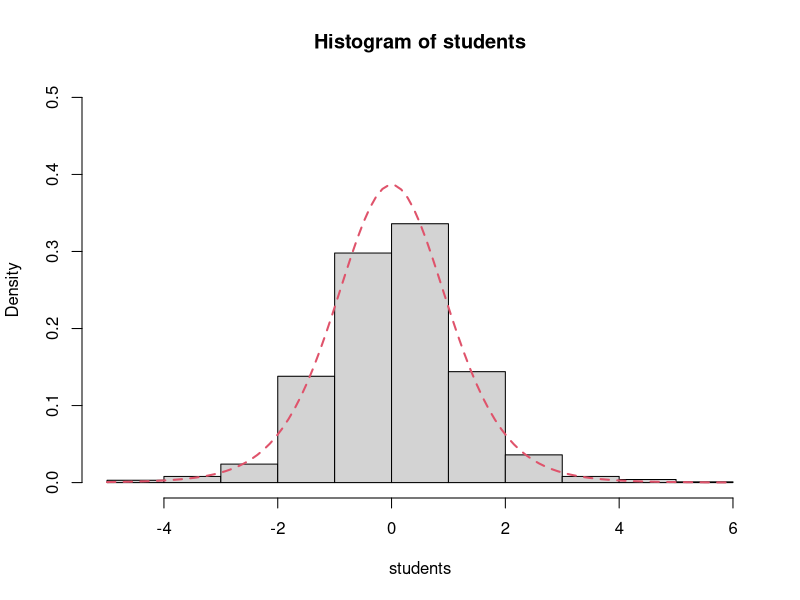

Write R code to recreate this figure.
## ---- chunk 1
n <- 9
mu <- 2
sigma <- 3
students <- NULL
for(i in 1:1000) {
x <- rnorm(n, mean = mu, sd = sigma)
student <- (mean(x) - mu)/(sd(x)/sqrt(n))
students <- c(students,student) }
hist(students, freq=FALSE, ylim = c(0,.5))
curve(dt(x, df = n-1), col = 2, lty = 2, lwd = 2, add = TRUE)
## ---- chunk 2
n <- 9
mu <- 2
sigma <- 3
students <- NULL
x <- rnorm(n, mean = mu, sd = sigma)
student <- (mean(x) - mu)/(sd(x)/sqrt(n))
alpha <- .05
c(abs(student),qt(1-alpha/2,df=n-1))
## ---- chunk 3
mu <- 120
n <- 100
xbar <- 130.1
sdev <- 21.21
